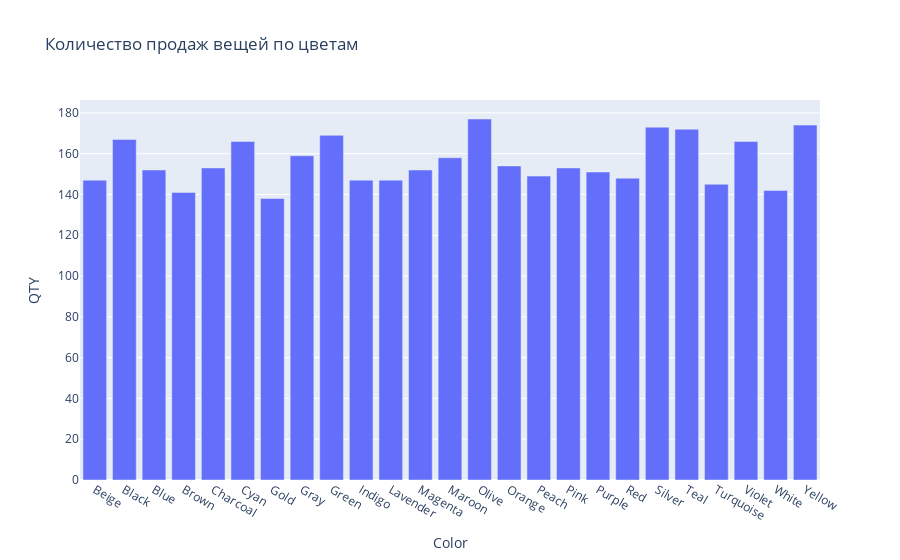

The code cell stored with this chart in its notebook:
### Code cell
gcqty = df.groupby("Color")["Customer ID"].count().reset_index()
gcqty.rename(columns={"Customer ID": "QTY"}, inplace=True)
fig = px.bar(gcqty, x='Color', y='QTY', title = "Количество продаж вещей по цветам")
fig.show()
#большее купленное количество вещей оливкового цвета

### Figure 1 — Plotly figure (JSON) as saved in the notebook; plotly's stock layout.template omitted (floating-point values rounded to 4 significant figures)
{"data": [{"alignmentgroup": "True", "hovertemplate": "Color=%{x}<br>QTY=%{y}<extra></extra>", "legendgroup": "", "marker": {"color": "#636efa", "pattern": {"shape": ""}}, "name": "", "offsetgroup": "", "orientation": "v", "showlegend": false, "textposition": "auto", "type": "bar", "x": ["Beige", "Black", "Blue", "Brown", "Charcoal", "Cyan", "Gold", "Gray", "Green", "Indigo", "Lavender", "Magenta", "Maroon", "Olive", "Orange", "Peach", "Pink", "Purple", "Red", "Silver", "Teal", "Turquoise", "Violet", "White", "Yellow"], "xaxis": "x", "y": [147, 167, 152, 141, 153, 166, 138, 159, 169, 147, 147, 152, 158, 177, 154, 149, 153, 151, 148, 173, 172, 145, 166, 142, 174], "yaxis": "y"}], "layout": {"autosize": true, "barmode": "relative", "legend": {"tracegroupgap": 0}, "title": {"text": "Количество продаж вещей по цветам"}, "xaxis": {"anchor": "y", "autorange": true, "domain": [0, 1], "range": [-0.5, 24.5], "title": {"text": "Color"}, "type": "category"}, "yaxis": {"anchor": "x", "autorange": true, "domain": [0, 1], "range": [0, 186.3], "title": {"text": "QTY"}, "type": "linear"}}}
